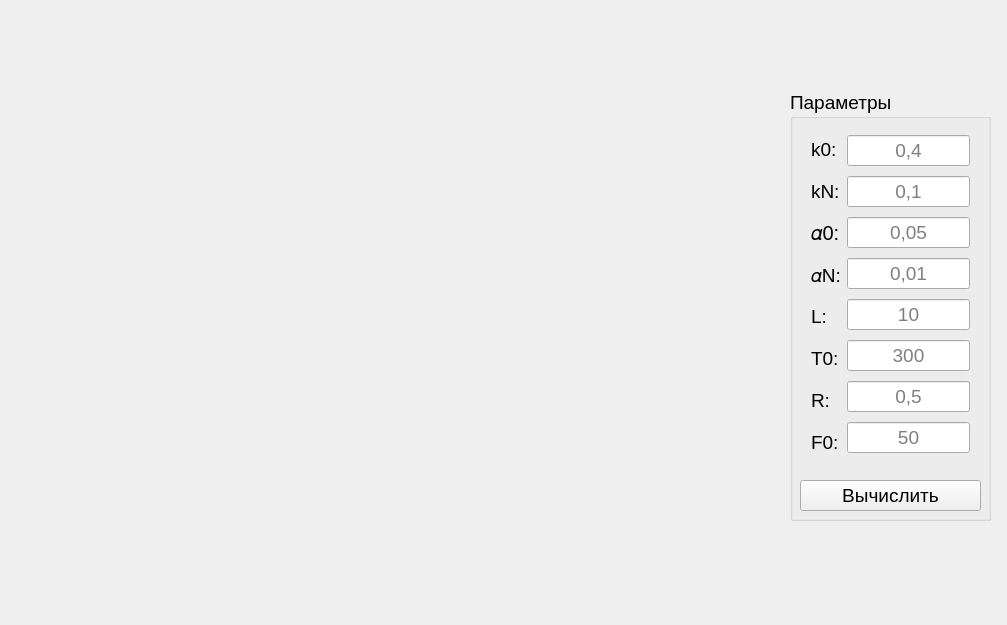
<?xml version="1.0" encoding="UTF-8"?>
<ui version="4.0">
 <class>MainWindow</class>
 <widget class="QMainWindow" name="MainWindow">
  <property name="geometry">
   <rect>
    <x>0</x>
    <y>0</y>
    <width>1007</width>
    <height>625</height>
   </rect>
  </property>
  <property name="windowTitle">
   <string>MainWindow</string>
  </property>
  <widget class="QWidget" name="centralWidget">
   <widget class="QGroupBox" name="groupBox">
    <property name="geometry">
     <rect>
      <x>790</x>
      <y>90</y>
      <width>201</width>
      <height>431</height>
     </rect>
    </property>
    <property name="font">
     <font>
      <pointsize>14</pointsize>
     </font>
    </property>
    <property name="title">
     <string>Параметры</string>
    </property>
    <widget class="QPushButton" name="calculate_button">
     <property name="geometry">
      <rect>
       <x>10</x>
       <y>390</y>
       <width>181</width>
       <height>31</height>
      </rect>
     </property>
     <property name="text">
      <string>Вычислить</string>
     </property>
    </widget>
    <widget class="QWidget" name="horizontalLayoutWidget">
     <property name="geometry">
      <rect>
       <x>10</x>
       <y>30</y>
       <width>181</width>
       <height>351</height>
      </rect>
     </property>
     <layout class="QHBoxLayout" name="horizontalLayout">
      <item>
       <layout class="QVBoxLayout" name="verticalLayout_3">
        <item>
         <widget class="QLabel" name="label_3">
          <property name="text">
           <string>k0:</string>
          </property>
         </widget>
        </item>
        <item>
         <widget class="QLabel" name="label_2">
          <property name="text">
           <string>kN:</string>
          </property>
         </widget>
        </item>
        <item>
         <widget class="QLabel" name="label">
          <property name="font">
           <font>
            <pointsize>15</pointsize>
           </font>
          </property>
          <property name="text">
           <string>𝛼0:</string>
          </property>
         </widget>
        </item>
        <item>
         <widget class="QLabel" name="label_5">
          <property name="text">
           <string>𝛼N:</string>
          </property>
         </widget>
        </item>
        <item>
         <widget class="QLabel" name="label_4">
          <property name="font">
           <font>
            <italic>false</italic>
           </font>
          </property>
          <property name="text">
           <string>L:</string>
          </property>
         </widget>
        </item>
        <item>
         <widget class="QLabel" name="label_6">
          <property name="text">
           <string>T0:</string>
          </property>
         </widget>
        </item>
        <item>
         <widget class="QLabel" name="label_7">
          <property name="text">
           <string>R:</string>
          </property>
         </widget>
        </item>
        <item>
         <widget class="QLabel" name="label_8">
          <property name="text">
           <string>F0:</string>
          </property>
         </widget>
        </item>
       </layout>
      </item>
      <item>
       <layout class="QVBoxLayout" name="verticalLayout_2">
        <item>
         <widget class="QLineEdit" name="edit_k0">
          <property name="alignment">
           <set>Qt::AlignCenter</set>
          </property>
          <property name="placeholderText">
           <string>0,4</string>
          </property>
         </widget>
        </item>
        <item>
         <widget class="QLineEdit" name="edit_kn">
          <property name="alignment">
           <set>Qt::AlignCenter</set>
          </property>
          <property name="placeholderText">
           <string>0,1</string>
          </property>
         </widget>
        </item>
        <item>
         <widget class="QLineEdit" name="edit_a0">
          <property name="alignment">
           <set>Qt::AlignCenter</set>
          </property>
          <property name="placeholderText">
           <string>0,05</string>
          </property>
         </widget>
        </item>
        <item>
         <widget class="QLineEdit" name="edit_an">
          <property name="alignment">
           <set>Qt::AlignCenter</set>
          </property>
          <property name="placeholderText">
           <string>0,01</string>
          </property>
         </widget>
        </item>
        <item>
         <widget class="QLineEdit" name="edit_len">
          <property name="alignment">
           <set>Qt::AlignCenter</set>
          </property>
          <property name="placeholderText">
           <string>10</string>
          </property>
         </widget>
        </item>
        <item>
         <widget class="QLineEdit" name="edit_T0">
          <property name="alignment">
           <set>Qt::AlignCenter</set>
          </property>
          <property name="placeholderText">
           <string>300</string>
          </property>
         </widget>
        </item>
        <item>
         <widget class="QLineEdit" name="edit_R">
          <property name="alignment">
           <set>Qt::AlignCenter</set>
          </property>
          <property name="placeholderText">
           <string>0,5</string>
          </property>
         </widget>
        </item>
        <item>
         <widget class="QLineEdit" name="edit_F0">
          <property name="alignment">
           <set>Qt::AlignCenter</set>
          </property>
          <property name="placeholderText">
           <string>50</string>
          </property>
         </widget>
        </item>
       </layout>
      </item>
     </layout>
    </widget>
   </widget>
   <widget class="QChartView" name="plot_widget" native="true">
    <property name="geometry">
     <rect>
      <x>10</x>
      <y>10</y>
      <width>761</width>
      <height>601</height>
     </rect>
    </property>
   </widget>
  </widget>
 </widget>
 <layoutdefault spacing="6" margin="11"/>
 <customwidgets>
  <customwidget>
   <class>QChartView</class>
   <extends>QWidget</extends>
   <header location="global">QtCharts</header>
   <container>1</container>
  </customwidget>
 </customwidgets>
 <resources/>
 <connections/>
</ui>
